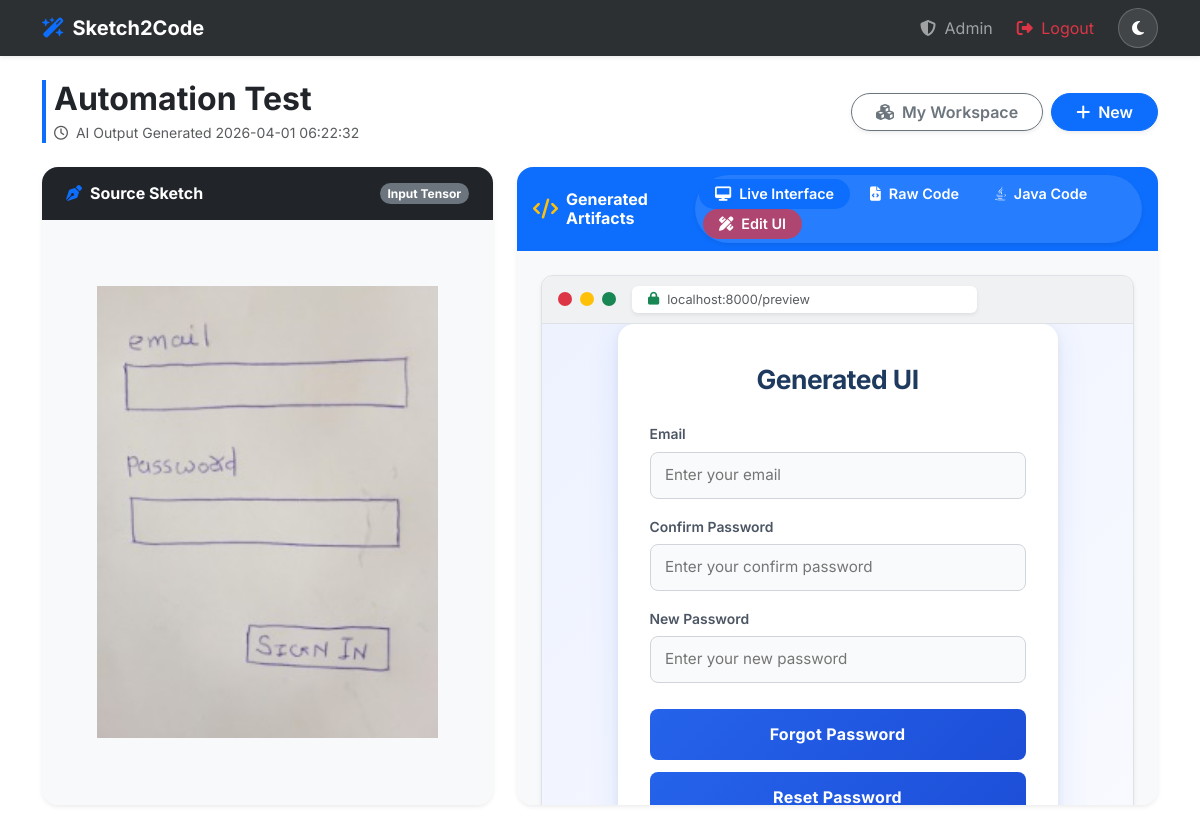
The page /preview/56 (signed in) on the database its author committed.
### tables this page shows
CREATE TABLE projects (
    id INTEGER PRIMARY KEY AUTOINCREMENT,
    user_id INTEGER NOT NULL,
    title VARCHAR(100) NOT NULL,
    sketch_image_path VARCHAR(255) NOT NULL,
    generated_html TEXT,
    generated_css TEXT,
    created_at DATETIME DEFAULT CURRENT_TIMESTAMP, generated_java TEXT, detected_elements TEXT, page_type TEXT DEFAULT 'form',
    FOREIGN KEY (user_id) REFERENCES users(id) ON DELETE CASCADE
);

### routes/main.py (the view)
@main_bp.route('/preview/<int:project_id>')
def preview(project_id):
    if 'user_id' not in session:
        return redirect(url_for('auth.login'))
    conn = get_db_connection()
    if not conn:
        flash("DB connection error", "danger")
        return redirect(url_for('main.dashboard'))
    cursor = conn.cursor(dictionary=True)
    cursor.execute("SELECT * FROM projects WHERE id = %s AND user_id = %s", (project_id, session['user_id']))
    project = cursor.fetchone()
    conn.close()
    if not project:
        flash("Project not found", "danger")
        return redirect(url_for('main.dashboard'))
    elements = []
    if project.get('detected_elements'):
        try:
            elements = json.loads(project['detected_elements'])
        except Exception:
            pass
    return render_template('preview.html', project=project, elements=elements)

### database/db.py (called while the page is built)
def get_db_connection():
    if not os.path.exists(DB_PATH):
        init_db()
    return SQLiteConnection(DB_PATH)

    def cursor(self, dictionary=False):
        return SQLiteCursor(self.conn.cursor(), dictionary)

    def close(self):
        self.conn.close()

    def execute(self, sql, params=None):
        sql = sql.replace('%s', '?')
        if params is None:
            return self.cursor.execute(sql)
        if not isinstance(params, (list, tuple)):
            params = (params,)
        return self.cursor.execute(sql, params)

    def fetchone(self):
        row = self.cursor.fetchone()
        if row and self.dictionary:
            return dict(row)
        return row

### templates/preview.html (shortened to what this page needs)
{% extends 'base.html' %}
{% block content %}
<div class="hero-animate">
    <div
        class="d-flex flex-column flex-md-row justify-content-between align-items-center mb-4 ps-2 border-start border-4 border-primary">
        <div class="mb-3 mb-md-0">
            <h2 class="fw-bolder mb-1 text-dark">{{ project.title }}</h2>
            <p class="text-muted small mb-0"><i class="fa-regular fa-clock me-1"></i> AI Output Generated {{
                project.created_at }}</p>
        </div>
        <div class="d-flex gap-2">
            <a href="{{ url_for('main.dashboard') }}"
                class="btn btn-outline-secondary rounded-pill px-4 fw-semibold shadow-sm"><i
                    class="fa-solid fa-cubes me-2"></i>My Workspace</a>
            <a href="{{ url_for('main.upload') }}" class="btn btn-primary rounded-pill px-4 fw-semibold shadow-sm"><i
                    class="fa-solid fa-plus me-1"></i> New</a>
        </div>
    </div>
    <div class="row g-4 align-items-stretch">
        <div class="col-xl-5">
            <div class="card shadow-sm border-0 h-100 rounded-4 overflow-hidden">
                <div
                    class="card-header bg-dark text-white border-0 py-3 px-4 d-flex justify-content-between align-items-center">
                    <h6 class="mb-0 fw-bold"><i class="fa-solid fa-pen-nib me-2 text-primary"></i>Source Sketch</h6>
                    <span class="badge bg-secondary rounded-pill">Input Tensor</span>
                </div>
                <div class="card-body p-0 d-flex flex-column align-items-center justify-content-center bg-light"
                    style="min-height: 50vh;">
                    <img src="{{ url_for('static', filename='uploads/' + project.sketch_image_path) }}"
                        class="img-fluid p-4"
                        style="object-fit: contain; max-height: 500px; width: 100%; border-radius: 20px;">
                </div>
            </div>
        </div>
        <div class="col-xl-7">
            <div class="card shadow-sm border-0 h-100 rounded-4 overflow-hidden">
                <div
                    class="card-header bg-primary text-white border-0 py-2 px-3 d-flex flex-column flex-sm-row justify-content-between align-items-sm-center">
                    <h6 class="mb-3 mb-sm-0 fw-bold d-flex align-items-center"><i
                            class="fa-solid fa-code text-warning me-2 fs-5"></i>Generated Artifacts</h6>
                    <ul class="nav nav-pills border-0 bg-white bg-opacity-10 rounded-pill p-1 shadow-sm" role="tablist"
                        style="font-size: 0.9rem;">
                        <li class="nav-item me-1">
                            <a class="nav-link active text-white rounded-pill px-3 py-1 fw-semibold d-flex align-items-center"
                                data-bs-toggle="pill" href="#preview"><i class="fa-solid fa-desktop me-2"></i> Live
                                Interface</a>
                        </li>
                        <li class="nav-item">
                            <a class="nav-link text-white rounded-pill px-3 py-1 fw-semibold d-flex align-items-center"
                                data-bs-toggle="pill" href="#code"><i class="fa-solid fa-file-code me-2"></i> Raw
                                Code</a>
                        </li>
                        <li class="nav-item ms-1">
                            <a class="nav-link text-white rounded-pill px-3 py-1 fw-semibold d-flex align-items-center"
                                data-bs-toggle="pill" href="#java"><i class="fa-brands fa-java me-2"></i> Java Code</a>
                        </li>
                        <li class="nav-item ms-1">
                            <a class="nav-link text-white rounded-pill px-3 py-1 fw-semibold d-flex align-items-center bg-danger bg-opacity-75"
                                data-bs-toggle="pill" href="#canvas-mode"><i class="fa-solid fa-pen-ruler me-2"></i> Edit UI</a>
                        </li>
                    </ul>
                </div>
                <div class="card-body tab-content p-0 h-100 bg-light position-relative">
                    <div class="tab-pane fade show active h-100" id="preview">
                        <div class="preview-container h-100 m-3 m-md-4 shadow-sm bg-white position-relative"
                            style="border-radius: 12px;">
                            <div class="position-absolute top-0 start-0 w-100 bg-secondary bg-opacity-10 border-bottom p-2 d-flex align-items-center"
                                style="height: 48px; border-radius: 12px 12px 0 0;">
                                <div class="d-flex gap-2 ms-2">
                                    <div class="rounded-circle bg-danger" style="width: 14px; height: 14px;"></div>
                                    <div class="rounded-circle bg-warning" style="width: 14px; height: 14px;"></div>
                                    <div class="rounded-circle bg-success" style="width: 14px; height: 14px;"></div>
                                </div>
                                <div class="bg-white rounded ms-3 px-3 py-1 shadow-sm text-muted small user-select-none d-flex align-items-center mx-auto"
                                    style="width: 60%; font-size: 0.8rem;">
                                    <i class="fa-solid fa-lock text-success me-2"></i> localhost:8000/preview
                                </div>
                            </div>
                            <iframe id="preview-frame" class="w-100"
                                style="height: calc(100% - 48px); margin-top: 48px; min-height: 450px; border: none; background: #fff; border-radius: 0 0 12px 12px;"></iframe>
                        </div>
                    </div>
                </div>
            </div>
        </div>
    </div>
</div>
{% endblock %}

### templates/static/css/style.css (style rules this page uses)
body { font-family: 'Inter', sans-serif; transition: background-color 0.3s ease, color 0.3s ease; }
.hero-animate { animation: fadeInUp 1s ease-out; }
.card { border-radius: 16px; border: none; transition: transform 0.3s ease, box-shadow 0.3s ease; box-shadow: 0 4px 6px rgba(0,0,0,0.05); }
.preview-container { border-radius: 12px; border: 1px solid #dee2e6; overflow: hidden; background-color: #fff; }

### rows shown on the page
projects: title "Automation Test", created_at "2026-04-01 06:22:32", sketch_image_path (picture)
